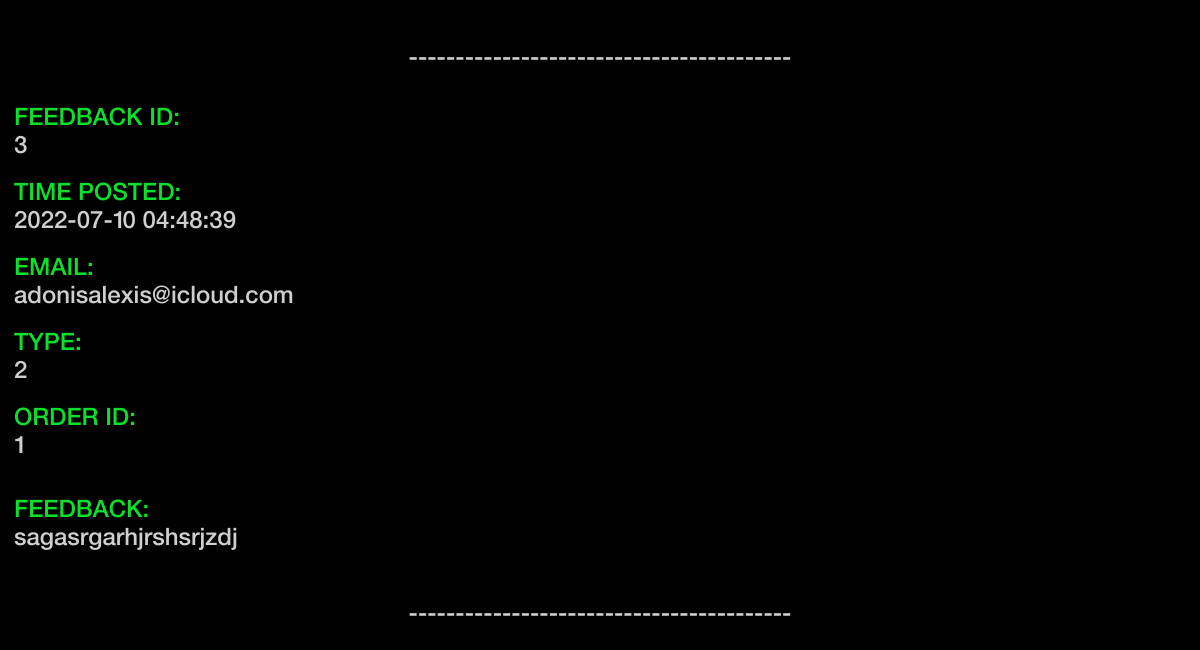
Before: /viewdb/feedbackview (signed in, lower part) with the older database file.
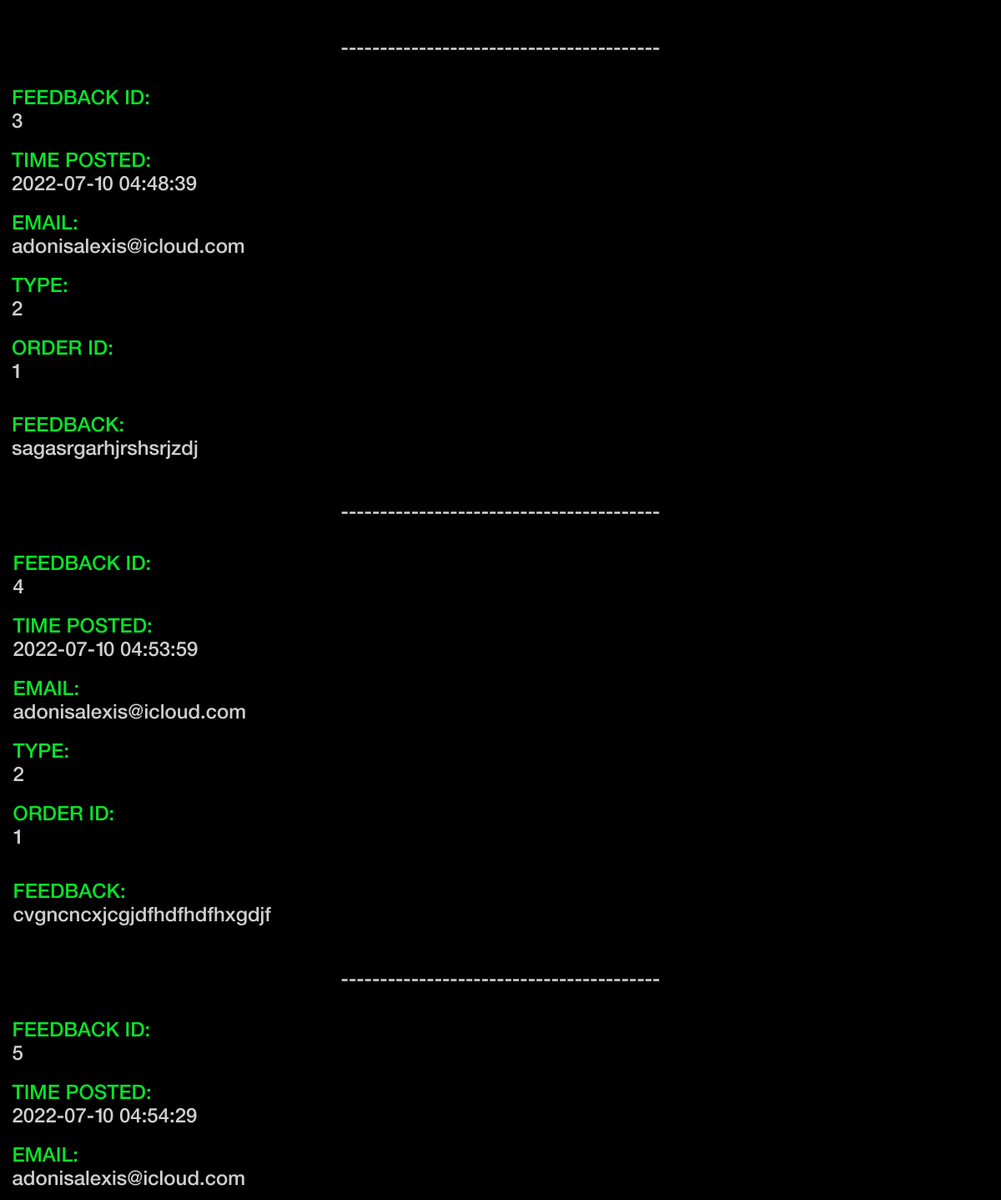
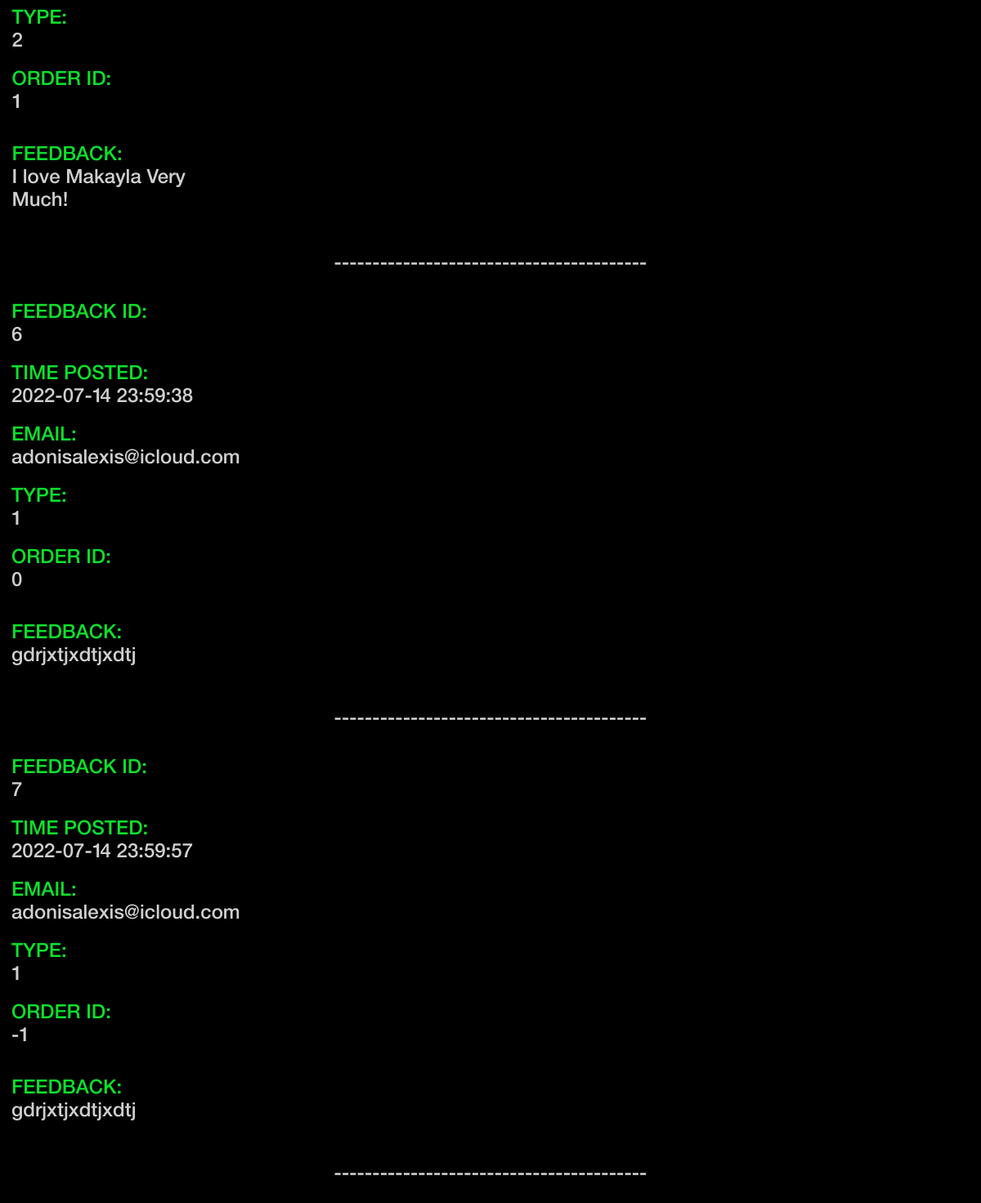
After: the same page with the newer database file (2 pictures, top to bottom).
### xissite/models.py (models this page shows)
class FeedBack(db.Model):
    id = db.Column(db.Integer, primary_key=True)
    feedbackmail = db.Column(db.String(40), nullable = False)
    feedbacktype = db.Column(db.Integer, nullable = False)
    feedbackorderid = db.Column(db.Integer, nullable = True)
    feedbackfullfield = db.Column(db.String(600), nullable = False)
    date = db.Column(db.DateTime(timezone=True), default=func.now())

### xissite/auth.py (the view)
@auth.route('/viewdb/feedbackview', methods=['GET'])
@login_required
def viewfeedback():
    feedback_info = FeedBack.query.order_by(FeedBack.id)
    return render_template('feedbackview.html', feedback_info=feedback_info,)

### xissite/__init__.py (called while the page is built)
def create_app():
    app = Flask(__name__)
    app.config['SECRET_KEY'] = str(uuid.uuid4())
    app.config['SQLALCHEMY_DATABASE_URI'] = f'sqlite:///{DB_NAME}'
    app.config['WTF_CSRF_CHECK_DEFAULT'] = False
    csrf = CSRFProtect()
    csrf.init_app(app)
    db.init_app(app)
    from .views import views
    from .auth import auth
    from .sales import sales
    app.register_blueprint(views, url_prefix='/')
    app.register_blueprint(auth, url_prefix='/')
    app.register_blueprint(sales, url_prefix='/')
    from .models import Customer, Purchase_info, User
    create_database(app)
    login_manager = LoginManager()
    login_manager.login_view = 'auth.login'
    login_manager.init_app(app)
    @login_manager.user_loader
    def load_user(id):
        return User.query.get(int(id))
    return app

### xissite/templates/feedbackview.html (shortened to what this page needs)
{% extends "base.html" %}
{% block sectionconfig %}<section class="db-grid">{% endblock %}
{% block content %}
<div class="dbcard">
{%  for feedback in feedback_info %}
    <div class="dbcard">
        <p style="margin: 3% 0 0 5%;"><span style="color: #0BE12B;">FEEDBACK ID: </span></br>{{ feedback.id }}</p> </br>
        <p style="margin: 0 0 0 5%;"><span style="color: #0BE12B;">TIME POSTED: </span></br>{{ feedback.date }}</p> </br>
        <p style="margin: 0 0 0 5%;"><span style="color: #0BE12B;">EMAIL: </span></br>{{ feedback.feedbackmail }}</p> </br>
        <p style="margin: 0 0 0 5%;"><span style="color: #0BE12B;">TYPE: </span></br>{{ feedback.feedbacktype }}</p> </br>
        <p style="margin: 0 0 1% 5%;"><span style="color: #0BE12B;">ORDER ID: </span></br>{{ feedback.feedbackorderid }}</p> </br>
        <p style="margin: 5% 0 2% 5%;"><span style="color: #0BE12B;">FEEDBACK: </span></br>{{ feedback.feedbackfullfield }}</p> </br>
    </div>
    <div class="dbcard" style="width: 100%; text-align: center;">
        <p>-----------------------------------------</p>
    </div>
{% endfor %}
{% endblock %}

### xissite/templates/base.html (shortened to what this page needs)
<!DOCTYPE html>
<html>
    <head>
        <link rel="stylesheet" type="text/css" href="{{ url_for('static', filename='css/main.css') }}">
    </head>
    <body>
        {% block sectionconfig %}{% endblock %}
            {% block content %}
            {% endblock %}
        </section>
    </body>
</html>

### xissite/static/css/main.css (style rules this page uses)
html { font-family:'HelveticaNeueLT Pro 65 Md'; height: 100%; width: 100%; overflow-x: hidden; margin:0; }
body { height: 100%; width: 100%; overflow-x: hidden; margin:0; animation: fadeInAnimation ease 3s; animation-iteration-count: 1; animation-fill-mode: forwards; }
@media screen and (min-width: 601px) { .db-grid { background-color: #6DD87D; height: 100vh; width: 100vw; display: grid; grid-template-columns: repeat(3, 1fr); grid-auto-rows: auto; grid-auto-flow: row; } }
@media screen and (min-width: 601px) { .dbcard { align-items: left; justify-content: center; grid-column: 1 / 4; display: inline-block; flex-direction: row; background-color: black; } }
@media screen and (min-width: 601px) { .dbcard > p { font-family:'HelveticaNeueLT Pro 65 Md'; font-size: 1.5em; color: #CFCFCF; } }

### xissite/templates/feedbackview.html (style rules this page uses)
html { font-family:'HelveticaNeueLT Pro 65 Md'; height: 100%; width: 100%; overflow-x: scroll; overflow-y: scroll; margin:0; }

Changed rows visible on the page:
added FeedBack: id "4", date "2022-07-10 04:53:59", feedbackmail "adonisalexis@icloud.com", feedbacktype "2", feedbackorderid "1", feedbackfullfield "cvgncncxjcgjdfhdfhdfhxgdjf"
added FeedBack: id "5", date "2022-07-10 04:54:29", feedbackmail "adonisalexis@icloud.com", feedbacktype "2", feedbackorderid "1", feedbackfullfield "I love Makayla Very Much!"
added FeedBack: id "6", date "2022-07-14 23:59:38", feedbackmail "adonisalexis@icloud.com", feedbacktype "1", feedbackorderid "0", feedbackfullfield "gdrjxtjxdtjxdtj"
added FeedBack: id "7", date "2022-07-14 23:59:57", feedbackmail "adonisalexis@icloud.com", feedbacktype "1", feedbackorderid "-1", feedbackfullfield "gdrjxtjxdtjxdtj"
